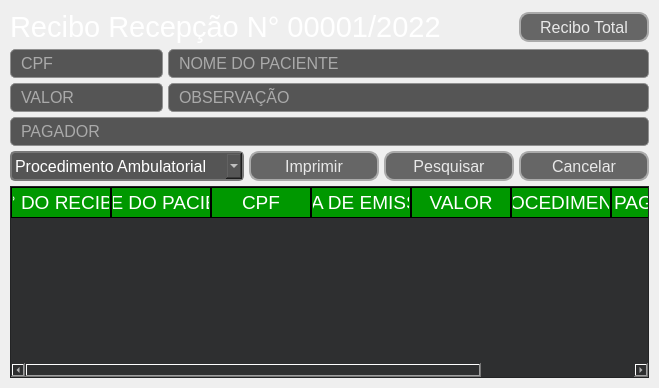
      <widget class="QWidget" name="pageRecibo">
       <layout class="QGridLayout" name="gridLayout_3">
        <property name="leftMargin">
         <number>10</number>
        </property>
        <property name="topMargin">
         <number>10</number>
        </property>
        <property name="rightMargin">
         <number>10</number>
        </property>
        <property name="bottomMargin">
         <number>10</number>
        </property>
        <property name="spacing">
         <number>5</number>
        </property>
        <item row="4" column="3">
         <widget class="QPushButton" name="fifthBtnSearch">
          <property name="minimumSize">
           <size>
            <width>130</width>
            <height>30</height>
           </size>
          </property>
          <property name="maximumSize">
           <size>
            <width>130</width>
            <height>30</height>
           </size>
          </property>
          <property name="font">
           <font>
            <pointsize>12</pointsize>
           </font>
          </property>
          <property name="cursor">
           <cursorShape>PointingHandCursor</cursorShape>
          </property>
          <property name="styleSheet">
           <string notr="true">QPushButton::Hover {
	background-color: rgb(113, 113, 113);
	color: rgb(232, 232, 232);
	border: 2px solid rgb(200, 200, 200);
	border-radius: 10px;
}

QPushButton{
	background-color: rgb(102, 102, 102);
	color: rgb(232, 232, 232);
	border: 2px solid rgb(170, 170, 170);
	border-radius: 10px;
}

QPushButton::Pressed{
	background-color: rgb(91, 91, 91);
	color: rgb(232, 232, 232);
	border: 2px solid rgb(100, 100, 100);
	border-radius: 10px;
}</string>
          </property>
          <property name="text">
           <string>Pesquisar</string>
          </property>
         </widget>
        </item>
        <item row="1" column="0">
         <widget class="QLineEdit" name="fifthLineCpf">
          <property name="sizePolicy">
           <sizepolicy hsizetype="Fixed" vsizetype="Fixed">
            <horstretch>0</horstretch>
            <verstretch>0</verstretch>
           </sizepolicy>
          </property>
          <property name="maximumSize">
           <size>
            <width>16777215</width>
            <height>30</height>
           </size>
          </property>
          <property name="font">
           <font>
            <pointsize>12</pointsize>
           </font>
          </property>
          <property name="styleSheet">
           <string notr="true">QLineEdit {
	border: 1px solid rgb(144, 144, 144);
	border-radius: 5px;
	background-color: rgb(85, 85, 85);
	padding: 3px;
	color: #ffffff;
	padding-left: 8px;
}
</string>
          </property>
          <property name="placeholderText">
           <string>CPF</string>
          </property>
         </widget>
        </item>
        <item row="3" column="0" colspan="5">
         <widget class="QLineEdit" name="fifthLinePayer">
          <property name="sizePolicy">
           <sizepolicy hsizetype="Preferred" vsizetype="Fixed">
            <horstretch>0</horstretch>
            <verstretch>0</verstretch>
           </sizepolicy>
          </property>
          <property name="maximumSize">
           <size>
            <width>16777215</width>
            <height>30</height>
           </size>
          </property>
          <property name="font">
           <font>
            <pointsize>12</pointsize>
           </font>
          </property>
          <property name="styleSheet">
           <string notr="true">QLineEdit {
	border: 1px solid rgb(144, 144, 144);
	border-radius: 5px;
	background-color: rgb(85, 85, 85);
	padding: 3px;
	color: #ffffff;
	padding-left: 8px;
}
</string>
          </property>
          <property name="placeholderText">
           <string>PAGADOR</string>
          </property>
         </widget>
        </item>
        <item row="4" column="0" colspan="2">
         <widget class="QComboBox" name="fifthBoxReciboType">
          <property name="sizePolicy">
           <sizepolicy hsizetype="Preferred" vsizetype="Fixed">
            <horstretch>0</horstretch>
            <verstretch>0</verstretch>
           </sizepolicy>
          </property>
          <property name="maximumSize">
           <size>
            <width>16777215</width>
            <height>30</height>
           </size>
          </property>
          <property name="font">
           <font>
            <pointsize>12</pointsize>
           </font>
          </property>
          <property name="styleSheet">
           <string notr="true">QComboBox {
	color: #ffffff;
	border: 2px solid rgb(121, 121, 121);
	border-radius: 5px;
	padding: 1px 18px 1px 3px;
	background: rgb(85, 85, 85);
}
QComboBox::drop-down {
	background-image: none;
	background-color: rgb(85, 85, 85);
	subcontrol-origin: padding;
	subcontrol-position: top right;
	width: 15px;
	color: #ffffff;
                                        
	border-left-width: 1px;
	border-left-color: darkgray;
	border-left-style: solid; 
	border-top-right-radius: 3px; 
	border-bottom-right-radius: 3px;
}
QComboBox::down-arrow {
	background-image: url(:/logo/images/arrow-down.svg);
	background-position: center;
	background-repeat: no-repeat;
}
QComboBox QAbstractItemView {
	background-image: url(:/images/fundoBox.png);
	background-color: rgb(85, 85, 85);
	color: #ffffff;
}</string>
          </property>
          <item>
           <property name="text">
            <string>Procedimento Ambulatorial</string>
           </property>
          </item>
          <item>
           <property name="text">
            <string>Tratamento Cirúrgico</string>
           </property>
          </item>
          <item>
           <property name="text">
            <string>Tratamento Clínico</string>
           </property>
          </item>
          <item>
           <property name="text">
            <string>Procedimento Cirúrgico</string>
           </property>
          </item>
          <item>
           <property name="text">
            <string>Raio-X</string>
           </property>
          </item>
          <item>
           <property name="text">
            <string>Cirurgia de Catarata</string>
           </property>
          </item>
          <item>
           <property name="text">
            <string>Cirurgia de Pterígeo</string>
           </property>
          </item>
         </widget>
        </item>
        <item row="2" column="0">
         <widget class="QLineEdit" name="fifthLineValue">
          <property name="sizePolicy">
           <sizepolicy hsizetype="Fixed" vsizetype="Fixed">
            <horstretch>0</horstretch>
            <verstretch>0</verstretch>
           </sizepolicy>
          </property>
          <property name="maximumSize">
           <size>
            <width>16777215</width>
            <height>30</height>
           </size>
          </property>
          <property name="font">
           <font>
            <pointsize>12</pointsize>
           </font>
          </property>
          <property name="styleSheet">
           <string notr="true">QLineEdit {
	border: 1px solid rgb(144, 144, 144);
	border-radius: 5px;
	background-color: rgb(85, 85, 85);
	padding: 3px;
	color: #ffffff;
	padding-left: 8px;
}
</string>
          </property>
          <property name="placeholderText">
           <string>VALOR</string>
          </property>
         </widget>
        </item>
        <item row="0" column="4">
         <widget class="QPushButton" name="fifthBtnTotalRecibo">
          <property name="minimumSize">
           <size>
            <width>130</width>
            <height>30</height>
           </size>
          </property>
          <property name="maximumSize">
           <size>
            <width>130</width>
            <height>30</height>
           </size>
          </property>
          <property name="font">
           <font>
            <pointsize>12</pointsize>
           </font>
          </property>
          <property name="cursor">
           <cursorShape>PointingHandCursor</cursorShape>
          </property>
          <property name="styleSheet">
           <string notr="true">QPushButton::Hover {
	background-color: rgb(113, 113, 113);
	color: rgb(232, 232, 232);
	border: 2px solid rgb(200, 200, 200);
	border-radius: 10px;
}

QPushButton{
	background-color: rgb(102, 102, 102);
	color: rgb(232, 232, 232);
	border: 2px solid rgb(170, 170, 170);
	border-radius: 10px;
}

QPushButton::Pressed{
	background-color: rgb(91, 91, 91);
	color: rgb(232, 232, 232);
	border: 2px solid rgb(100, 100, 100);
	border-radius: 10px;
}</string>
          </property>
          <property name="text">
           <string>Recibo Total</string>
          </property>
         </widget>
        </item>
        <item row="2" column="1" colspan="4">
         <widget class="QLineEdit" name="fifthLineObs">
          <property name="maximumSize">
           <size>
            <width>16777215</width>
            <height>30</height>
           </size>
          </property>
          <property name="font">
           <font>
            <pointsize>12</pointsize>
           </font>
          </property>
          <property name="styleSheet">
           <string notr="true">QLineEdit {
	border: 1px solid rgb(144, 144, 144);
	border-radius: 5px;
	background-color: rgb(85, 85, 85);
	padding: 3px;
	color: #ffffff;
	padding-left: 8px;
}
</string>
          </property>
          <property name="placeholderText">
           <string>OBSERVAÇÃO</string>
          </property>
         </widget>
        </item>
        <item row="1" column="1" colspan="4">
         <widget class="QLineEdit" name="fifthLinePatient">
          <property name="maximumSize">
           <size>
            <width>16777215</width>
            <height>30</height>
           </size>
          </property>
          <property name="font">
           <font>
            <pointsize>12</pointsize>
           </font>
          </property>
          <property name="styleSheet">
           <string notr="true">QLineEdit {
	border: 1px solid rgb(144, 144, 144);
	border-radius: 5px;
	background-color: rgb(85, 85, 85);
	padding: 3px;
	color: #ffffff;
	padding-left: 8px;
}
</string>
          </property>
          <property name="placeholderText">
           <string>NOME DO PACIENTE</string>
          </property>
         </widget>
        </item>
        <item row="4" column="4">
         <widget class="QPushButton" name="fifthBtnCancel">
          <property name="minimumSize">
           <size>
            <width>130</width>
            <height>30</height>
           </size>
          </property>
          <property name="maximumSize">
           <size>
            <width>130</width>
            <height>30</height>
           </size>
          </property>
          <property name="font">
           <font>
            <pointsize>12</pointsize>
           </font>
          </property>
          <property name="cursor">
           <cursorShape>PointingHandCursor</cursorShape>
          </property>
          <property name="styleSheet">
           <string notr="true">QPushButton::Hover {
	background-color: rgb(113, 113, 113);
	color: rgb(232, 232, 232);
	border: 2px solid rgb(200, 200, 200);
	border-radius: 10px;
}

QPushButton{
	background-color: rgb(102, 102, 102);
	color: rgb(232, 232, 232);
	border: 2px solid rgb(170, 170, 170);
	border-radius: 10px;
}

QPushButton::Pressed{
	background-color: rgb(91, 91, 91);
	color: rgb(232, 232, 232);
	border: 2px solid rgb(100, 100, 100);
	border-radius: 10px;
}</string>
          </property>
          <property name="text">
           <string>Cancelar</string>
          </property>
         </widget>
        </item>
        <item row="4" column="2">
         <widget class="QPushButton" name="fifthBtnPrint">
          <property name="minimumSize">
           <size>
            <width>130</width>
            <height>30</height>
           </size>
          </property>
          <property name="maximumSize">
           <size>
            <width>130</width>
            <height>30</height>
           </size>
          </property>
          <property name="font">
           <font>
            <pointsize>12</pointsize>
           </font>
          </property>
          <property name="cursor">
           <cursorShape>PointingHandCursor</cursorShape>
          </property>
          <property name="styleSheet">
           <string notr="true">QPushButton::Hover {
	background-color: rgb(113, 113, 113);
	color: rgb(232, 232, 232);
	border: 2px solid rgb(200, 200, 200);
	border-radius: 10px;
}

QPushButton{
	background-color: rgb(102, 102, 102);
	color: rgb(232, 232, 232);
	border: 2px solid rgb(170, 170, 170);
	border-radius: 10px;
}

QPushButton::Pressed{
	background-color: rgb(91, 91, 91);
	color: rgb(232, 232, 232);
	border: 2px solid rgb(100, 100, 100);
	border-radius: 10px;
}</string>
          </property>
          <property name="text">
           <string>Imprimir</string>
          </property>
         </widget>
        </item>
        <item row="0" column="0" colspan="4">
         <widget class="QLabel" name="label_14">
          <property name="font">
           <font>
            <pointsize>22</pointsize>
           </font>
          </property>
          <property name="styleSheet">
           <string notr="true">color: #ffffff;</string>
          </property>
          <property name="text">
           <string>Recibo Recepção N° 00001/2022</string>
          </property>
         </widget>
        </item>
        <item row="5" column="0" colspan="5">
         <widget class="QTableWidget" name="fifthTable">
          <property name="font">
           <font>
            <pointsize>14</pointsize>
           </font>
          </property>
          <property name="styleSheet">
           <string notr="true">QWidget {
	background-color: rgb(46, 47, 48);
	color: #ffffff;
}

QHeaderView::section {
	/* background-color: rgb(207, 249, 226); */
	background-color: #009800;
	padding: 1px;
	border: 1px solid rgb(0, 0, 0);
	font-size: 14pt;
}

QTableWidget {
	gridline-color: rgb(168, 168, 168);
	font-size: 14pt;
}

QTableWidget QTableCornerButton::section {
	background-color: rgb(207, 249, 226);
	border: 1px solid rgb(0,0,0);
}

</string>
          </property>
          <column>
           <property name="text">
            <string>N° DO RECIBO</string>
           </property>
          </column>
          <column>
           <property name="text">
            <string>NOME DO PACIENTE</string>
           </property>
          </column>
          <column>
           <property name="text">
            <string>CPF</string>
           </property>
          </column>
          <column>
           <property name="text">
            <string>DATA DE EMISSÃO</string>
           </property>
          </column>
          <column>
           <property name="text">
            <string>VALOR</string>
           </property>
          </column>
          <column>
           <property name="text">
            <string>PROCEDIMENTO</string>
           </property>
          </column>
          <column>
           <property name="text">
            <string>PAGADOR</string>
           </property>
          </column>
          <column>
           <property name="text">
            <string>SITUAÇÃO</string>
           </property>
          </column>
         </widget>
        </item>
       </layout>
      </widget>
